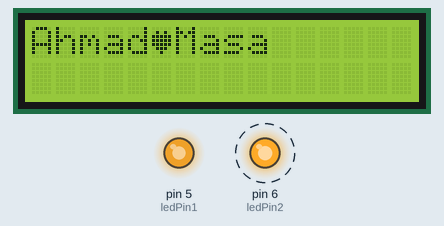
Recording of a sketch running on a simulated Arduino Uno, built with avr-gcc and run on an emulated ATmega328P. Shown: 16×2 character LCD, output pins drawn as LEDs (lit = HIGH). Dashed ring = blinking.

Above: at 1.49 s.
At 10.09 s:
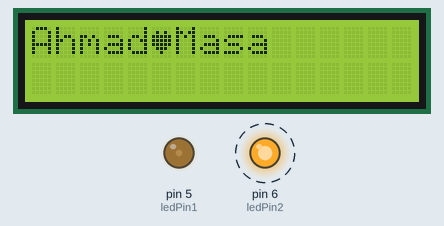
At 21.83 s:
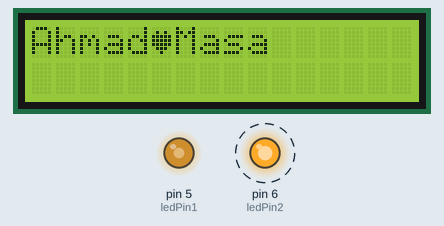
At 38.33 s:
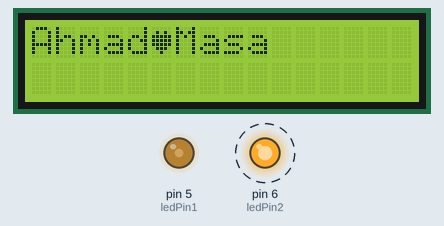
Timing chart, 0 to 40.0 s (numbered marks = the images above):
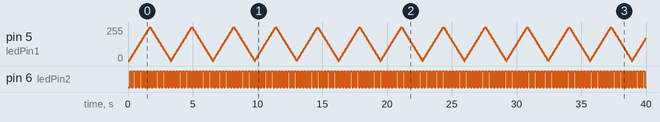

Measured:
- by itself, pin 6 (ledPin2): alternates HIGH for 0.13 s and LOW for 0.13 s

The sketch:

LCD.Arduno.ino
```cpp
#include <LiquidCrystal.h>

// LCD pins <--> Arduino pins
const int RS = 7, EN = 8, D4 = 9, D5 = 10, D6 = 11, D7 = 12;
LiquidCrystal lcd(RS, EN, D4, D5, D6, D7);

// LED pins
const int ledPin1 = 5; // Pin for LED that will fade
const int ledPin2 = 6; // Pin for LED that will blink

// State variables to track text visibility
bool isAhmadVisible = false;
bool isMasaVisible = false;

// Timing variables for blinking
unsigned long previousMillisAhmad = 0;
unsigned long previousMillisMasa = 0;
unsigned long previousMillisBlink = 0;
const long interval = 1000; // Interval at which to blink (milliseconds)
const long blinkInterval = 100; // Interval at which LED2 blinks (milliseconds)

// Heart character data
byte heart[8] = {
  0b00000,
  0b01010,
  0b11111,
  0b11111,
  0b11111,
  0b01110,
  0b00100,
  0b00000
};

// Variables for fading LED
int brightness = 0; // LED brightness level
int fadeAmount = 5; // Amount to change brightness

void setup() {
  // Initialize LCD
  lcd.begin(16, 2);
  lcd.createChar(0, heart); // Create custom heart character
  lcd.clear(); // Clear any previous text

  // Initialize LED pins
  pinMode(ledPin1, OUTPUT);
  pinMode(ledPin2, OUTPUT);
}

void loop() {
  unsigned long currentMillis = millis();

  // Toggle Ahmad visibility based on timing
  if (currentMillis - previousMillisAhmad >= interval) {
    previousMillisAhmad = currentMillis;
    isAhmadVisible = !isAhmadVisible;
  }

  // Toggle Masa visibility based on timing
  if (currentMillis - previousMillisMasa >= interval) {
    previousMillisMasa = currentMillis;
    isMasaVisible = !isMasaVisible;
  }

  // Update LCD display based on visibility states
  lcd.setCursor(0, 0); // Move cursor to (0, 0)
  if (isAhmadVisible) {
    lcd.print("Ahmad");
  } else {
    lcd.print("     ");
  }

  lcd.setCursor(5, 0); // Move cursor to (5, 0) for heart
  if (isAhmadVisible && isMasaVisible) {
    lcd.write(byte(0)); // Display heart character
  } else {
    lcd.print(" ");
  }

  lcd.setCursor(6, 0); // Move cursor to (6, 0)
  if (isMasaVisible) {
    lcd.print("Masa");
  } else {
    lcd.print("    ");
  }

  // Update LED1 (fade in and out)
  analogWrite(ledPin1, brightness);
  brightness += fadeAmount;
  if (brightness <= 0 || brightness >= 255) {
    fadeAmount = -fadeAmount; // Reverse the direction of the fade
  }
  delay(30); // Wait for 30 milliseconds to see the dimming effect

  // Update LED2 (blink)
  if (currentMillis - previousMillisBlink >= blinkInterval) {
    previousMillisBlink = currentMillis;
    int ledState = digitalRead(ledPin2);
    digitalWrite(ledPin2, !ledState);
  }
}
```
